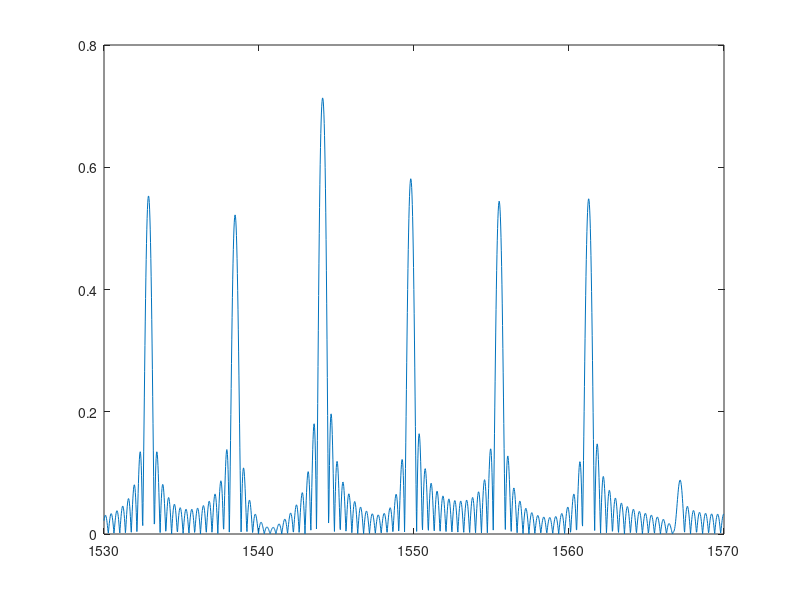

Source code (MATLAB):
clear all
close all
clc

lamda0=1550; % nanometri
n1=3.2255;
n2=3.26;
r=abs((n1-n2)/(n1+n2));
t=2*sqrt(n1*n2)/(n1+n2);

delta=20;
N=2000;
m=15;
lmbda=linspace(lamda0-delta,lamda0+delta,N);

%L1=lamda0./(4.*n1);
%L2=lamda0./(4.*n2);
%Lovi=linspace(2000,3000,100);
%Lovi=[L1 L2];
beta1=2.*pi.*n1./lmbda;
beta2=2.*pi.*n2./lmbda;

L1=1800;
N1=50;
dn=(65000-N1.*L1)./((N1-1).*N1./2);
Lovi=L1:dn:(L1+(N1-1).*dn);




for i=1:2:length(Lovi)
  phiplus=beta1.*Lovi(i)+beta2.*Lovi(i+1);
  phiminus=beta1.*Lovi(i)-beta2.*Lovi(i+1);
  matrix=zeros(2,2,N);
  matrix(1,1,:)=(exp(j.*phiplus)-r^2.*exp(-j.*phiminus))./t.^2;
  matrix(1,2,:)=r.*(exp(j.*phiplus)-exp(-j.*phiminus))./t.^2;
  matrix(2,1,:)=r.*(exp(-j.*phiplus)-exp(j.*phiminus))./t.^2;
  matrix(2,2,:)=(exp(-j.*phiplus)-r^2.*exp(j.*phiminus))./t.^2;
  
  if(i==1)
    out=matrix;
  else
  
    for k=1:length(lmbda)
      out(:,:,k)=out(:,:,k)*matrix(:,:,k);
    end
  
  end
end

matrix=out;

for i=1:N
matrix(:,:,i)=matrix(:,:,i)^m;
end

reflection=abs(matrix(2,1,:)./matrix(1,1,:));
reflection=reshape(reflection,1,[]);
plot(lmbda,reflection)